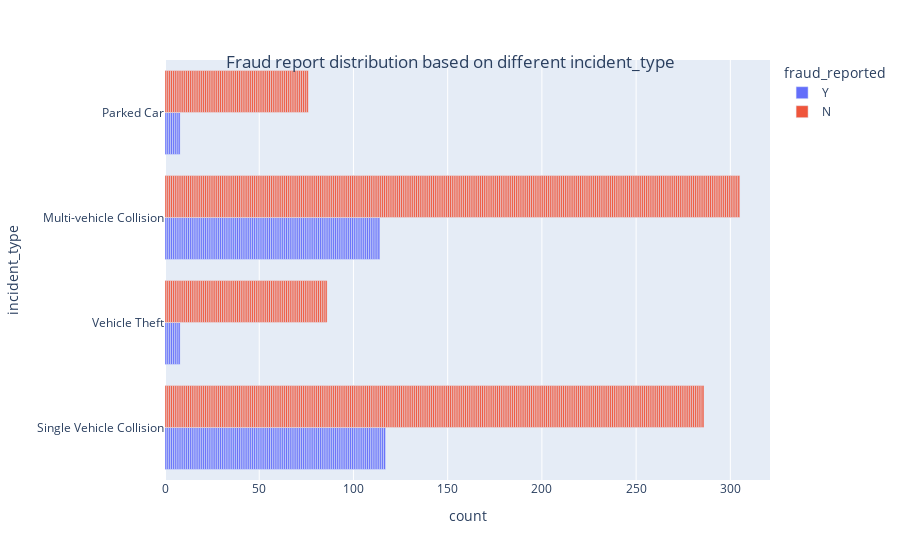

Notebook code for this chart:
### Code cell
fig = plot_bar_group(insuranceDf, 'incident_type')
fig.update_traces(textposition="outside")
fig.update_layout(    title={
        'text': "Fraud report distribution based on different incident_type",
        'y':0.9,
        'x':0.5,
        'xanchor': 'center',
        'yanchor': 'top'})
fig.show()

### Figure 1 — Plotly figure (JSON) as saved in the notebook; plotly's stock layout.template omitted (floating-point values rounded to 4 significant figures; data arrays with more than 128 entries replaced by an {"elided": "..."} marker saying what was removed)
{"data": [{"alignmentgroup": "True", "hovertemplate": "fraud_reported=Y<br>count=%{x}<br>incident_type=%{y}<extra></extra>", "legendgroup": "Y", "marker": {"color": "#636efa", "pattern": {"shape": ""}}, "name": "Y", "offsetgroup": "Y", "orientation": "h", "showlegend": true, "textposition": "outside", "type": "bar", "x": {"elided": "247 int values"}, "xaxis": "x", "y": {"elided": "247 str values"}, "yaxis": "y"}, {"alignmentgroup": "True", "hovertemplate": "fraud_reported=N<br>count=%{x}<br>incident_type=%{y}<extra></extra>", "legendgroup": "N", "marker": {"color": "#EF553B", "pattern": {"shape": ""}}, "name": "N", "offsetgroup": "N", "orientation": "h", "showlegend": true, "textposition": "outside", "type": "bar", "x": {"elided": "753 int values"}, "xaxis": "x", "y": {"elided": "753 str values"}, "yaxis": "y"}], "layout": {"barmode": "group", "legend": {"title": {"text": "fraud_reported"}, "tracegroupgap": 0}, "margin": {"t": 60}, "title": {"text": "Fraud report distribution based on different incident_type", "x": 0.5, "xanchor": "center", "y": 0.9, "yanchor": "top"}, "xaxis": {"anchor": "y", "domain": [0, 1], "title": {"text": "count"}}, "yaxis": {"anchor": "x", "domain": [0, 1], "title": {"text": "incident_type"}}}}
